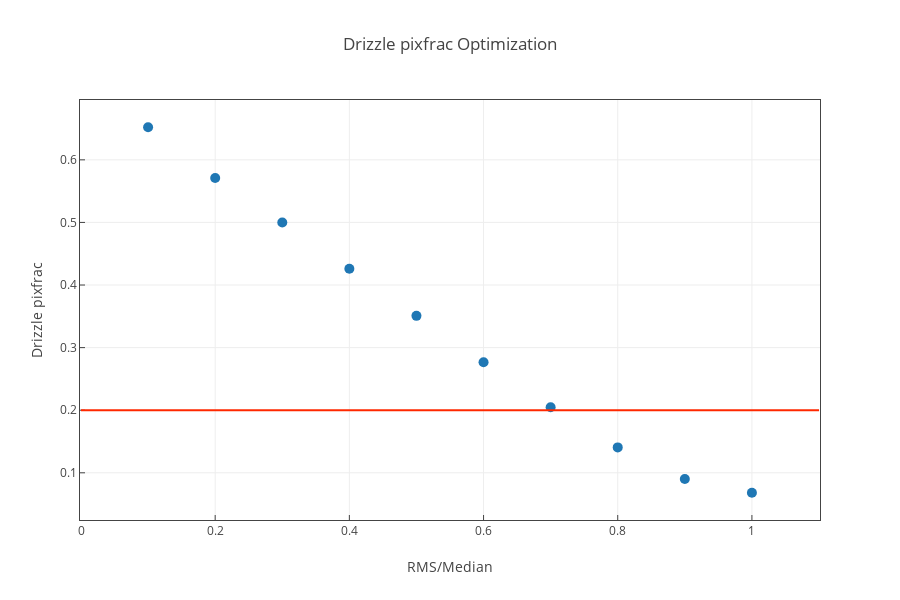

Write notebook code for a chart like this one.
### Markdown cell above
Now that we have our measurements from the weight maps, we can plot the results. Here we have hidden the plotting commands in an external function that we import. The plotting is done with [`plotly`](https://plot.ly/) to generate an interactive plot. Interested users can find the plotting code in the acs-notebook repository under `notebooks/code/plots.py`.

### Code cell
from plotly.offline import init_notebook_mode, iplot
from code import plots

init_notebook_mode(connected=True)

figure = plots.drizzle_rms_plot(pixfrac, rms_med)
iplot(figure)

### Figure 1 — Plotly figure (JSON) as saved in the notebook; plotly's stock layout.template omitted (floating-point values rounded to 4 significant figures)
{"data": [{"marker": {"size": 10}, "mode": "markers", "name": "Data", "type": "scatter", "uid": "207cf3", "x": [0.1, 0.2, 0.3, 0.4, 0.5, 0.6, 0.7, 0.8, 0.9, 1], "y": [0.6521, 0.571, 0.4999, 0.426, 0.3507, 0.2765, 0.2048, 0.1406, 0.09021, 0.06812]}], "layout": {"autosize": false, "height": 600, "shapes": [{"line": {"color": "rgb(255, 40, 0)"}, "type": "line", "x0": 0, "x1": 1.1, "y0": 0.2, "y1": 0.2}], "title": "Drizzle pixfrac Optimization", "width": 900, "xaxis": {"autorange": true, "mirror": true, "range": [-0.001491, 1.101], "showline": true, "ticks": "inside", "title": "RMS/Median", "type": "linear"}, "yaxis": {"autorange": true, "mirror": true, "range": [0.02458, 0.6956], "showline": true, "ticks": "inside", "title": "Drizzle pixfrac", "type": "linear"}}}
